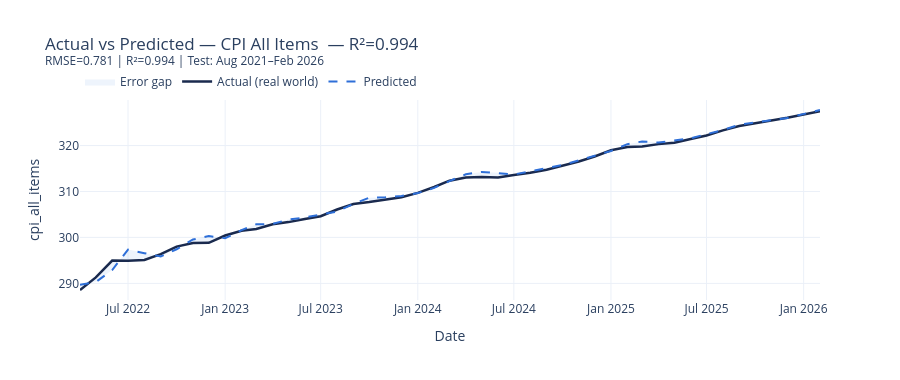
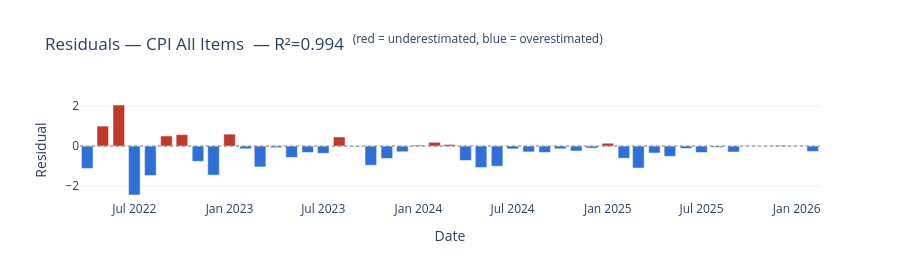
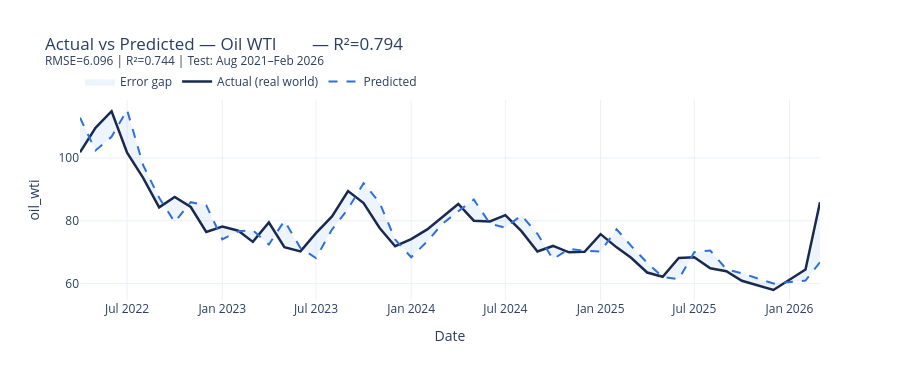
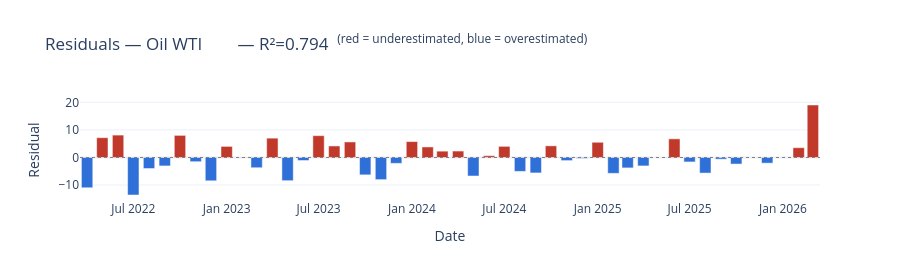

These figures' notebook cell, in order:
### Markdown cell above
---
## Step 4D: Actual vs Predicted EDA

I plotted the actual real-world values against the model's predicted values for each target. I also plotted the residuals (the errors) to see which months the model struggled the most.

### Code cell
focus_targets = [
    ('cpi_all_items',    'LagLinear', 'CPI All Items  — R²=0.994'),
    ('oil_wti',          'LagLinear', 'Oil WTI        — R²=0.794'),
    ('gas_retail',       'LagLinear', 'Gas Retail     — R²=0.747'),
    ('vix',              'LagLinear', 'VIX            — R²=0.556'),
    ('unemployment_rate','LagLinear', 'Unemployment   — R²=0.637'),
    ('usd_index',        'LagLinear', 'USD Index      — R²=0.720'),
]

for target, model_name, title in focus_targets:
    path = OUT_DIR / f'pred_{target}_{model_name}.csv'
    if not path.exists():
        print(f'Missing: {path} — run Step 4 first')
        continue

    df   = pd.read_csv(path, parse_dates=['date']).sort_values('date').reset_index(drop=True)
    rmse = float(np.sqrt(((df['actual'] - df['predicted'])**2).mean()))
    r2   = float(1 - ((df['actual'] - df['predicted'])**2).sum() /
                     ((df['actual'] - df['actual'].mean())**2).sum())

    # ── Actual vs Predicted line chart ────────────────────────────────────────
    fig = go.Figure()
    fig.add_trace(go.Scatter(
        x=list(df['date']) + list(df['date'][::-1]),
        y=list(df['actual']) + list(df['predicted'][::-1]),
        fill='toself', fillcolor='rgba(46,111,216,0.08)',
        line=dict(color='rgba(255,255,255,0)'), name='Error gap', showlegend=True
    ))
    fig.add_trace(go.Scatter(x=df['date'], y=df['actual'],
        name='Actual (real world)', line=dict(color='#1a2a4e', width=2.5)))
    fig.add_trace(go.Scatter(x=df['date'], y=df['predicted'],
        name='Predicted', line=dict(color='#2E6FD8', width=2, dash='dash')))
    fig.update_layout(
        title=f'Actual vs Predicted — {title}<br>'
              f'<sup>RMSE={rmse:.3f} | R²={r2:.3f} | Test: Aug 2021–Feb 2026</sup>',
        template='plotly_white', height=380,
        xaxis_title='Date', yaxis_title=target,
        legend=dict(orientation='h', yanchor='bottom', y=1.02),
        hovermode='x unified'
    )
    fig.show()
    fig.write_html(str(EDA_SAVE_DIR / f'eda_step4b_actual_vs_pred_{target}.html'))
    print('Saved:', EDA_SAVE_DIR / f'eda_step4b_actual_vs_pred_{target}.html')

    # ── Residual bar chart ────────────────────────────────────────────────────
    df['residual'] = df['actual'] - df['predicted']
    fig2 = go.Figure()
    fig2.add_trace(go.Bar(
        x=df['date'], y=df['residual'],
        marker_color=df['residual'].apply(lambda v: '#C0392B' if v > 0 else '#2E6FD8'),
        name='Residual (actual − predicted)'
    ))
    fig2.add_hline(y=0, line_dash='dot', line_color='gray', line_width=1)
    fig2.update_layout(
        title=f'Residuals — {title}  '
              '<sup>(red = underestimated, blue = overestimated)</sup>',
        template='plotly_white', height=280,
        xaxis_title='Date', yaxis_title='Residual'
    )
    fig2.show()
    fig2.write_html(str(EDA_SAVE_DIR / f'eda_step4b_residuals_{target}.html'))
    print('Saved:', EDA_SAVE_DIR / f'eda_step4b_residuals_{target}.html')

print('Actual vs Predicted EDA complete.')
